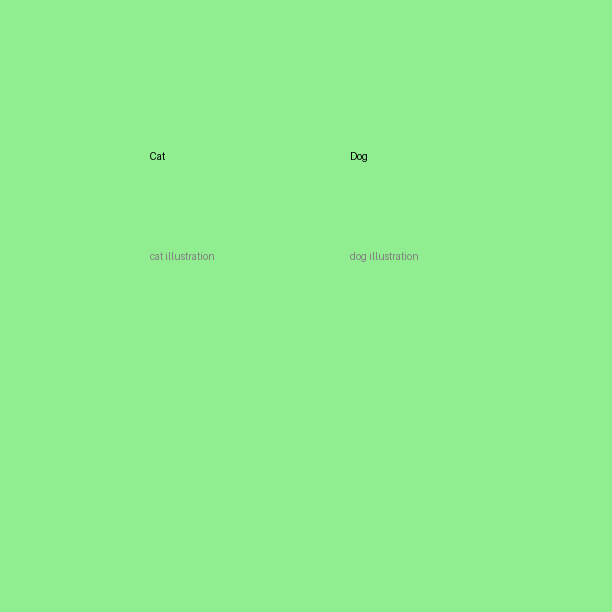
#> input picture example_matching.png, 612 x 612 px
$ python -i quality_gate.py   (imports and definitions only)
#> lines starting #> are read from the running program, lines starting #| are printed output that depends on the picture
#> further down, picture is the input picture: PIL image 612x612 RGB; mean R, G, B 144, 237.9, 144
"""Cheap, deterministic image-quality heuristics used by the quality gate.

The quality gate rejects generated frames that are unusable: near-black (the
SD1.5 safety-checker blackout), near-uniform (a blank/white page), tiled (a
small pattern repeated across the frame) or noise-like (unstructured random
snow). These offline heuristics run entirely without a model and are
deterministic, so they are safe to assert against in both offline and live
tests.

The vision-model subject check, retry-on-reject and PDF failure reporting live
in :mod:`pageloom.pipeline`; this module only decides whether a single image
passes or fails the cheap-heuristics half of the gate.
"""

from __future__ import annotations

from PIL import Image

_BLACK_THRESHOLD = 8
_UNIFORM_THRESHOLD = 16
_TILED_THRESHOLD = 10
_NOISE_THRESHOLD = 45


class QualityGateError(RuntimeError):
    """Raised when an image cannot be made to pass the quality gate.

    Carries the list of failing heuristic reasons so callers can report exactly
    why a frame was rejected instead of silently writing it into the PDF.
    """

    def __init__(self, reasons: list[str], image: Image.Image | None = None) -> None:
        self.reasons = list(reasons)
        self.image = image
        super().__init__("image failed quality gate: " + ", ".join(self.reasons))


def is_black(image: Image.Image, threshold: int = _BLACK_THRESHOLD) -> bool:
    """True when every pixel is near-black (SD1.5 safety-checker blackout)."""
#> called with threshold = 8
    extrema = image.convert("RGB").getextrema()
#> extrema = ((2, 144), (3, 238), (2, 144))
    return all(channel_max <= threshold for _lo, channel_max in extrema)


def is_uniform(image: Image.Image, threshold: int = _UNIFORM_THRESHOLD) -> bool:
    """True when the image is near-uniform (a single dominant color)."""
#> called with threshold = 16
    extrema = image.convert("RGB").getextrema()
#> extrema = ((2, 144), (3, 238), (2, 144))
    return all(channel_max - channel_min <= threshold for channel_min, channel_max in extrema)


def is_tiled(image: Image.Image, threshold: int = _TILED_THRESHOLD) -> bool:
    """True when the image looks like a small tile repeated across the frame.

    A generation that collapsed onto a repeated noise tile shows the same few
    block values in every quadrant. The image is downscaled to a small grid,
    split into 4x4 blocks, and treated as tiled when the block means repeat
    with a small period (1 or 2). Uniform images are already caught by
    :func:`is_uniform`, so this targets multi-colour repetition rather than a
    blank page.
    """
#> called with threshold = 10
    if is_uniform(image):
        return False
    gray = image.convert("L").resize((16, 16))
    pixels = gray.tobytes()

    def block_mean(by: int, bx: int) -> float:
        total = 0
        for dy in range(4):
            for dx in range(4):
                total += pixels[(by * 4 + dy) * 16 + bx * 4 + dx]
        return total / 16.0

    for period in (1, 2):
        repeated = True
        for by in range(4):
            for bx in range(4):
                if abs(block_mean(by, bx) - block_mean(by % period, bx % period)) > threshold:
                    repeated = False
                    break
            if not repeated:
                break
        if repeated:
            return True
    return False


def is_noise_like(image: Image.Image, threshold: int = _NOISE_THRESHOLD) -> bool:
    """True when the image looks like unstructured random noise.

    A noise frame has high variation between adjacent pixels in both
    directions but no large-scale structure. Black and uniform frames are
    already caught by :func:`is_black`/:func:`is_uniform`, so this targets the
    high-frequency "snow" a bad generation produces.
    """
#> called with threshold = 45
    gray = image.convert("L")
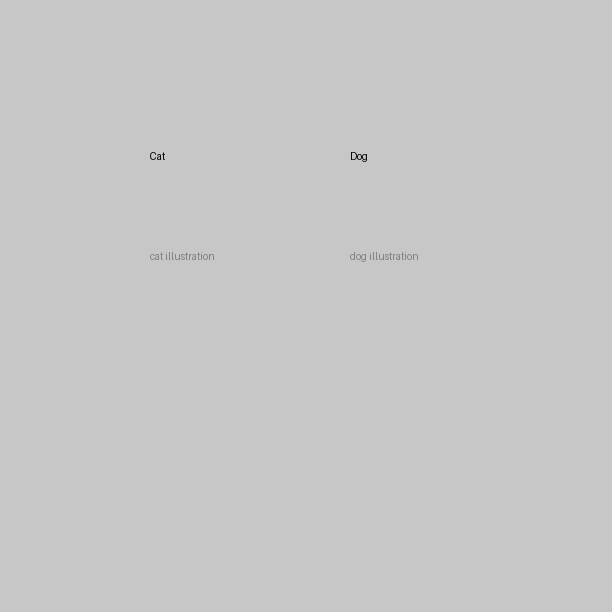
#> gray: PIL image 612x612 L; min 3, max 199, mean 198.9
    width, height = gray.size
#> width = 612; height = 612
    if width < 2 or height < 2:
        return False
    pixels = gray.tobytes()
    total_h = total_v = 0
    count_h = count_v = 0
    for y in range(height):
        base = y * width
        for x in range(width - 1):
            total_h += abs(pixels[base + x] - pixels[base + x + 1])
            count_h += 1
#> after the loop, count_h = 373932; total_h = 51334
    for y in range(height - 1):
        base = y * width
        for x in range(width):
            total_v += abs(pixels[base + x] - pixels[base + width + x])
            count_v += 1
#> after the loop, count_v = 373932; total_v = 32652
    mean_h = total_h / count_h if count_h else 0.0
#> mean_h = 0.137
    mean_v = total_v / count_v if count_v else 0.0
#> mean_v = 0.0873
    return mean_h > threshold and mean_v > threshold


def quality_gate_reasons(image: Image.Image) -> list[str]:
    """Return a list of reasons the image fails the gate, or [] when it passes."""
    reasons: list[str] = []
    if is_black(image):
        reasons.append("near-black frame")
    if is_uniform(image):
        reasons.append("near-uniform frame")
    if is_tiled(image):
        reasons.append("tiled frame")
    if is_noise_like(image):
        reasons.append("noise-like frame")
    return reasons


def assert_passes_quality_gate(image: Image.Image) -> None:
    """Assert the image passes the quality gate.

    Raises :class:`AssertionError` naming each failed heuristic.
    """
    reasons = quality_gate_reasons(image)
    if reasons:
        raise AssertionError("image failed quality gate: " + ", ".join(reasons))

>>> from PIL import Image
>>> picture = Image.open('../../example_matching.png')
>>> result = quality_gate_reasons(picture)
#> result = ['tiled frame']
